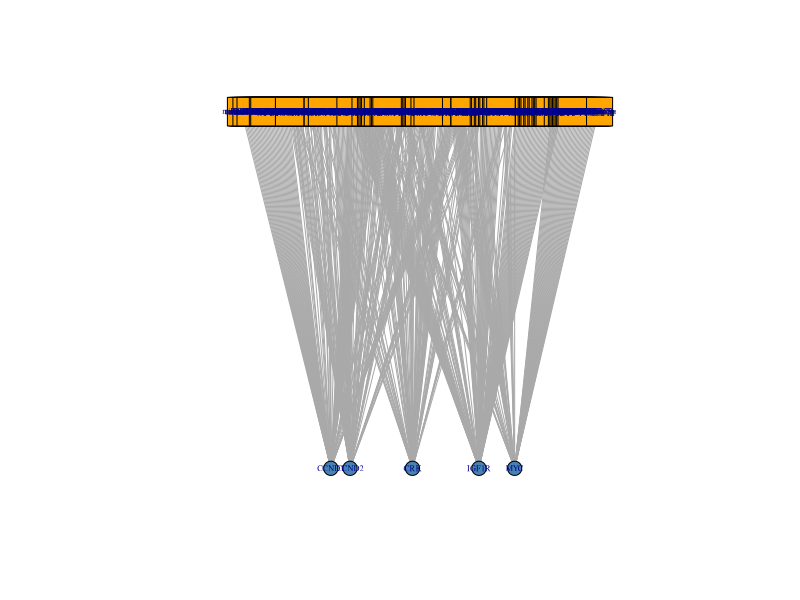
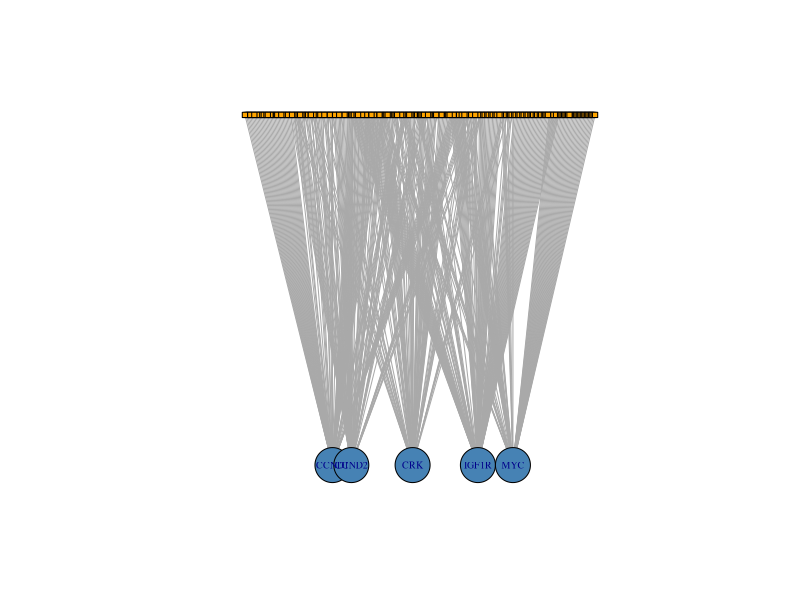
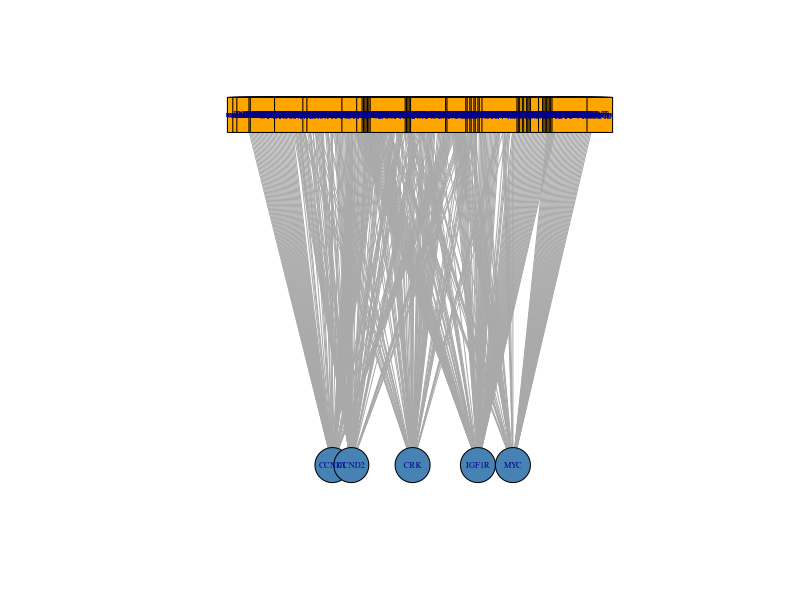
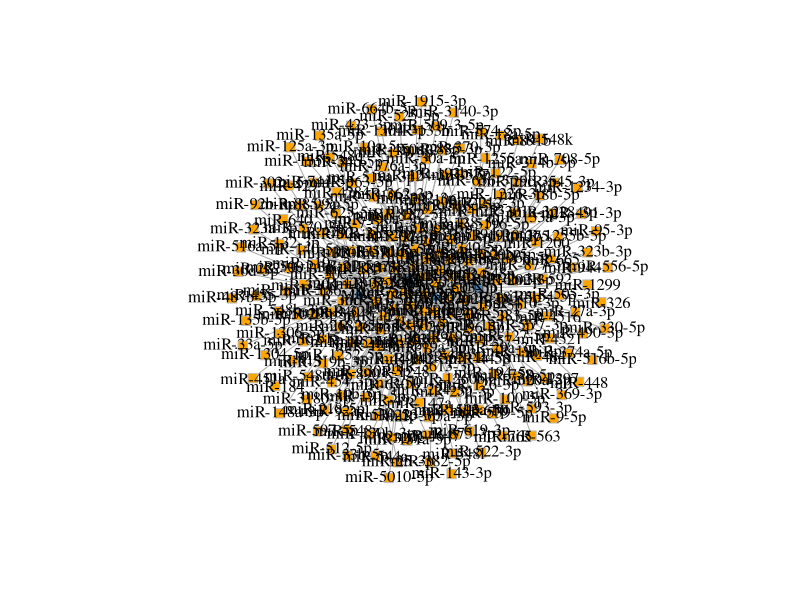
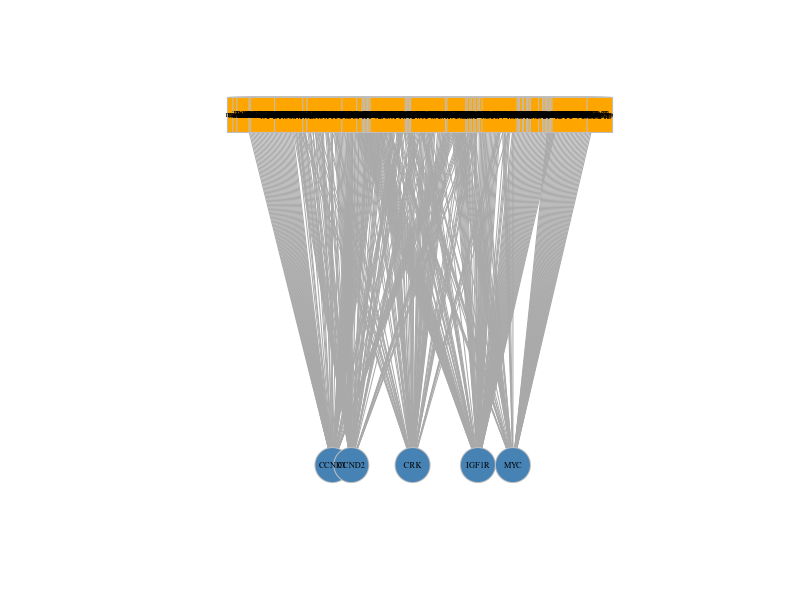
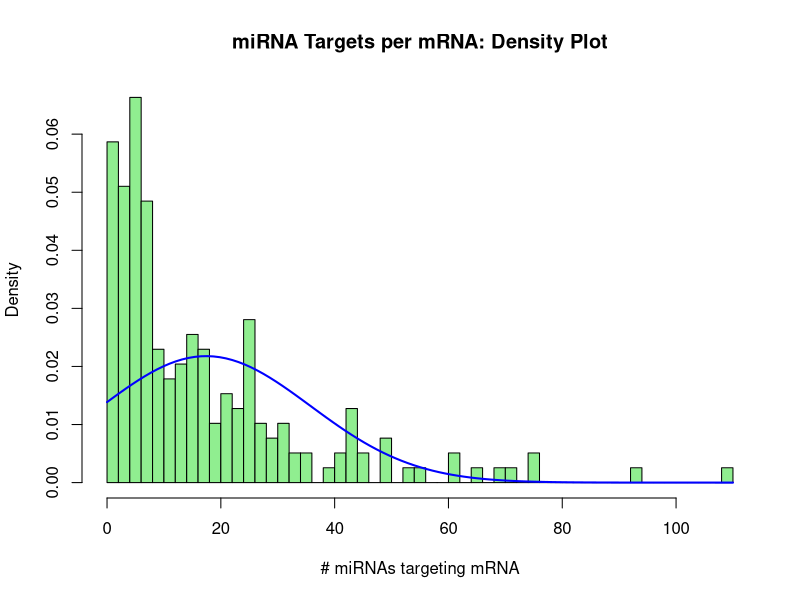
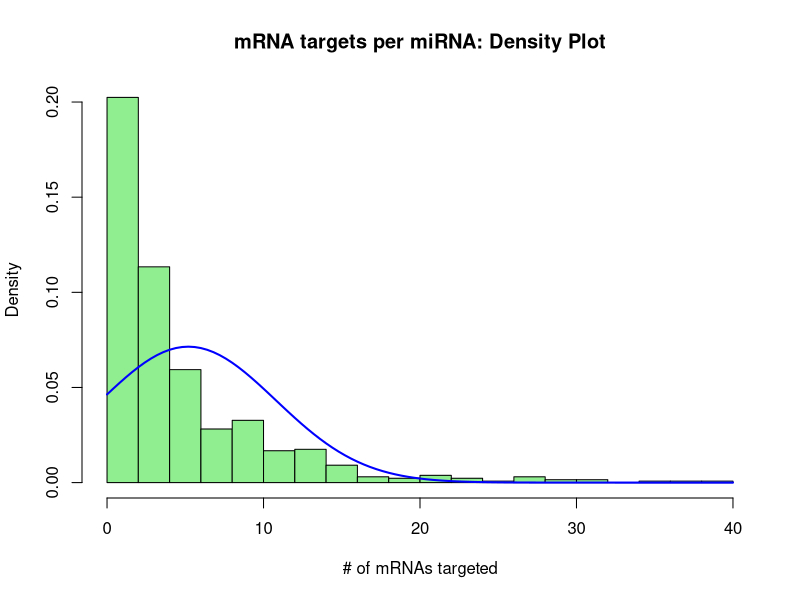
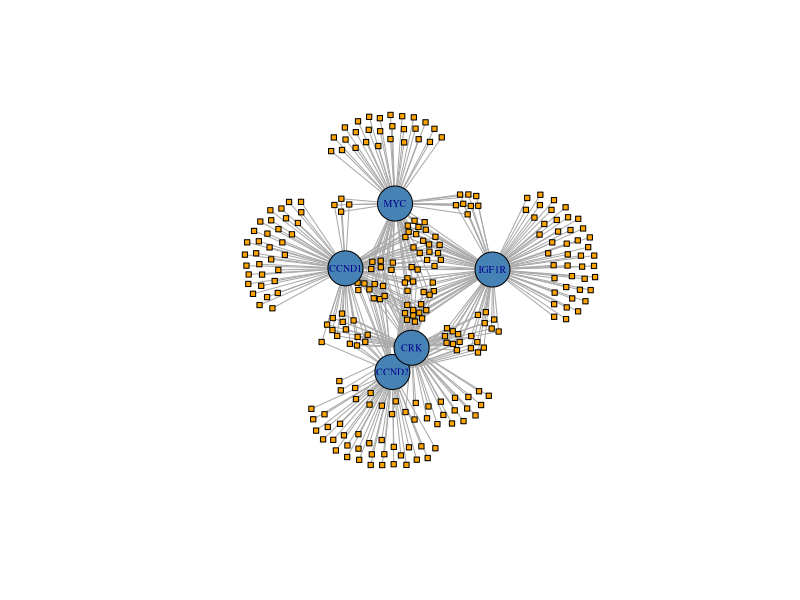

Recreate these plots in R, in order. (Note: this script raises an error after producing the figures.)


## Comment the code
## Install packages
if (!require("rstudioapi")) {
  install.packages("rstudioapi", dependencies = TRUE)
  library(rstudioapi)
}

if (!require("ggplot2")) {
  install.packages("ggplot2", dependencies = TRUE)
  library(ggplot2)
}

if (!require("MASS")) {
  install.packages("MASS", dependencies = TRUE)
  library(MASS)
}

if (!require("Matrix")) {
  install.packages("Matrix", dependencies = TRUE)
  library(Matrix)
}

if (!require("igraph")) {
  install.packages("igraph", dependencies = TRUE)
  library(igraph)
}

# Set working directory to source file location
setwd(dirname(getActiveDocumentContext()$path))       

#Read .csv file into R data
miR <- read.csv("../Data/MirWalk_Trimmed.csv", header=TRUE)

nt <- read.csv("../Data/MirWalk_Subset.csv", header=TRUE)


## Part 1:
## FREQUENCY DISTRIBUTIONS
## Plot frequency distributions of mRNA targets per miRNA, and targeting miRNAs per mRNA
## Tabulate the miRWalk output and run a frequency distribution for mRNA-miR/miR-mRNA targeting stats

#View(miR)
summary(miR)
summary(nt)

## FULL SET HISTOGRAMS
##  histogram miRNA targets per mRNA

Gene = miR$Gene
Gene.freq = table(Gene)
GeneTable <- cbind(Gene.freq)
colors = c("lightgreen")


png("../Fig_Output/H1.png")
H1 <- hist(GeneTable, freq=FALSE, 
           main="miRNA Targets per mRNA: Density Plot", xlab = "# miRNAs targeting mRNA", breaks=50, col="lightgreen")

curve(dnorm(x, mean=mean(Gene.freq), sd=sd(Gene.freq)), add=TRUE, col="blue", lwd=2)
print(H1)
dev.off()

## histogram mRNAs targeted by miRNA

miRNA = miR$miRNA
miRNA.freq = table(miRNA)
miRTable <- cbind(miRNA.freq)
colors = c("lightgreen")


png("../Fig_Output/H2.png")
H2 <- hist(miRTable, freq=FALSE, 
           main = "mRNA targets per miRNA: Density Plot", xlab = "# of mRNAs targeted", breaks=20, col = "lightgreen")

curve(dnorm(x, mean=mean(miRNA.freq), sd=sd(miRNA.freq)), add=TRUE, col="blue", lwd=2)
print(H2)
dev.off()


## Visualize the complete bipartite graph
## https://rpubs.com/pjmurphy/317838
## Make a graph object from list
gNT <- graph.data.frame(nt)
gFULL <- graph.data.frame(miR)


## Eliminate the arrowheads. (the graph is assigned as a directed)
## (https://igraph.org/r/doc/as.directed.html)

gNT <- as.undirected(gNT, mode = c("collapse", "each", "mutual"),
                     edge.attr.comb = igraph_opt("edge.attr.comb"))

## Simplify and make a graph gNT into a bipartite network

bipartite.mapping(gNT)

V(gNT)$type <- bipartite_mapping(gNT)$type

#plot(gNT)
#plot(gNT, vertex.label.cex = 1.0, vertex.label.color = "black")

## Format the labels and node shape/color
## Formatting for bipartite plots
##  https://kateto.net/netscix2016.html

V(gNT)$color <- ifelse(V(gNT)$type, "steelblue", "lightgreen")
V(gNT)$shape <- ifelse(V(gNT)$type, "circle", "square")

V(gNT)$color <- c("orange", "steelblue")[V(gNT)$type+1]
V(gNT)$shape <- c("square", "circle")[V(gNT)$type+1]
V(gNT)$size <- c(1.5, 20)[V(gNT)$type+1]
V(gNT)$label.cex <- c(0.0001, 1.0)[V(gNT)$type+1]

V(gNT)$label.cex <- c(0.0001, 0.6)[V(gNT)$type+1]
V(gNT)$size <- c(3, 20)[V(gNT)$type+1]


png("../Fig_Output/gNTplot.png")
gNTplot <- plot(gNT)
print(gNTplot)
dev.off()

png("../Fig_Output/gNTbipart.png")
gNTplot <- plot(gNT, layout=layout.bipartite)
print(gNTplot)
dev.off()

#  V(gNT)$label[V(gNT)$type==F] <- nt$miRNA[V(gNT)$type==F]

plot(gNT, layout=layout.bipartite, vertex.label.cex=0.5, vertex.size=(2-V(gNT)$type)*8)

plot(gNT, layout=layout.bipartite)

plot(gNT, layout=layout.bipartite, vertex.size=20, vertex.label.cex=0.5)

V(gNT)$label.color <- "black" ##ifelse(V(g)$type, "black", "white")
## V(g)$label.font <-  0.6
V(gNT)$label.cex <- 1 ##ifelse(V(g)$type, 0.8, 1.2)
## V(g)$label.dist <-0
V(gNT)$frame.color <-  "gray"
V(gNT)$size <- 5

plot(gNT, layout = layout_with_graphopt)

plot(gNT, layout=layout.bipartite, vertex.size=20, vertex.label.cex=0.5)


## Analyze the network as a single-mode network
## According to https://rpubs.com/pjmurphy/317838

## Calculating centrality

types <- V(g)$type                 ## getting each vertex `type` let's us sort easily
deg <- degree(g)
bet <- betweenness(g)
clos <- closeness(g)
eig <- eigen_centrality(g)$vector

cent_df <- data.frame(types, deg, bet, clos, eig)

cent_df[order(cent_df$type, decreasing = TRUE),] ## sort w/ `order` by `type`

## Size vertices by centralitry
V(g)$size <- degree(g)
V(g)$label.cex <- degree(g) * 0.000000000000000000001

gplot <- plot(g, layout = layout_with_graphopt)

## Save the Graph plot as .png file into fig_output
png("../fig_output/graph.png")
print(gplot)
dev.off()

##NETWORK GRAPH
##Create and plot a network graph from the adjacency list

#Convert into data frame
miRFrame <- data.frame(person=miR$Gene, gr=miR$miRNA, stringsAsFactors = F)

##Treat the adjacenty list as a bipartite network (coding genes and miRNAs each constitute the two bipartite modes of the network).
##Code was derived from social network modelling from the blog of Solomon Messing.
##https://solomonmessing.wordpress.com/2012/09/30/working-with-bipartiteaffiliation-network-data-in-r/

#Use functions from the R Matrix package to create an adjacency matrix 'A' from the imported list.
library(Matrix)

A <- spMatrix(nrow=length(unique(miRFrame$person)),
              ncol=length(unique(miRFrame$gr)),
              i = as.numeric(factor(miRFrame$person)),
              j = as.numeric(factor(miRFrame$gr)),
              x = rep(1, length(as.numeric(miRFrame$person))) )

row.names(A) <- levels(factor(miRFrame$person))
colnames(A) <- levels(factor(miRFrame$gr))
A

Arow <- tcrossprod(A)
Arow
head(Arow)

##Use the R Igraph package to create a network graph object.
library(igraph)

miRgraphAdj <- graph.adjacency(Arow, mode = 'undirected')
summary(miRgraphAdj)

##make each edge weight become 1, and then sum them back into an edge attribute
#http://stackoverflow.com/questions/12998456/r-igraph-convert-parallel-edges-to-weight-attribute
E(miRgraphAdj)$weight
E(miRgraphAdj)$weight <- 1
miRgraphAdj <- simplify(miRgraphAdj, edge.attr.comb=list(weight="sum"))

E(miRgraphAdj)$width <- E(miRgraphAdj)$weight
E(miRgraphAdj)$width
# direct output to a file
sink("EdgeFile", append=FALSE, split=FALSE)

##Assign vertex label attributes, color and font
V(miRgraphAdj)$label <- V(miRgraphAdj)$name
V(miRgraphAdj)$label.color <- rgb(0,0,.2,.8)
V(miRgraphAdj)$label.cex <- .6
V(miRgraphAdj)$label.cex <- .3
V(miRgraphAdj)$label.font <- 1
V(miRgraphAdj)$color <- rgb(1,0,0,.5)

miRgraphAdj <- simplify(miRgraphAdj, remove.loops = TRUE, remove.multiple = TRUE)

##Assign transparency as a function of Edge weight
egam <- (E(miRgraphAdj)$weight)/max(E(miRgraphAdj)$weight)
E(miRgraphAdj)$color <- rgb(.5,.5,0,egam)

##Plot the graph object, with vertex size as a function of 'betweeness' and edge width a function of edge weight.
##Apply scaling functions to create resolution for visual interpretation of the graph.
##Here, the user-derived betweeness(mirgraphAdj/33) and log(E(miRgraphAdj)$weight) were user-derived to reduce the 'hairball' and facilitate interpretation
plot(miRgraphAdj, vertex.size=betweenness(miRgraphAdj)/33, edge.width=log10(E(miRgraphAdj)$weight), layout=layout.kamada.kawai)


##For scaling vertex.size and edge widths for different graphs:
##plot(miRgraphAdj, vertex.size=betweenness(miRgraphAdj)/V_Scaling_Factor, edge.width=E_Scaling_Factor(E(miRgraphAdj)$weight), layout=layout.kamada.kawai)

##For the 5-gene subgraph found in Fig.3C (Input file 'Subset.R'):
plot(miRgraphAdj, vertex.size=20, edge.width=(E(miRgraphAdj)$weight)/10, layout=layout.fruchterman.reingold)
